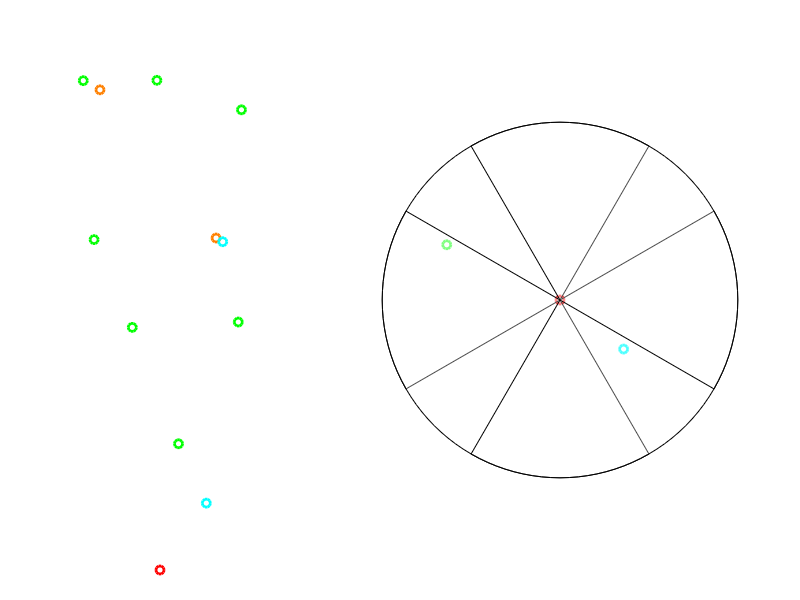

Source code (MATLAB):
function sim_world()
    
    % initialize interface
    interface = init_interface();
    
    % ******************* initialize object properties *******************
    dt = 0.05;              % (s) time resolution
    
    % initialize road map
    road = init_road();
    
    % motion equation for ego and moving objects
    x_t = @(v,t,x_1) v.*t - road.x(end).*floor(x_1/road.x(end));
    
    % initialize ego
    ego = init_ego(x_t, road);
    
    % initialize standing objects
    stand_n_objects = 10;
    stand = init_stand(stand_n_objects,road);
    
    % initialize moving and oncoming objects
    mov_n_objects = 2;      % number of moving objects
    mov = init_mov_objects(mov_n_objects, 1,x_t,ego,road); % moving obj
    onc = init_mov_objects(mov_n_objects,-1,x_t,ego,road); % oncoming obj
    
    % initialize simulation animation variables
    [interface, road, ego, stand, mov, onc, road_tail] = ...
            init_plots(interface, road, ego, stand, mov, onc);
    %initialize simulation time
    t = 0; % (s) time
    while strcmp(get(interface.main_figure.f,'visible'),'on')
        [t, dt, road, ego, stand, mov, onc, road_tail] = ...
            simulation_run(t, dt, road, ego, stand, mov, onc, road_tail);
    end
    
    output_sim_data(interface,road,ego,stand,mov,onc) 
    
    % *********************** function definitions ***********************
    
    function [t, dt, road, ego, stand, mov, onc, road_tail] =...
            simulation_run(t, dt, road, ego, stand, mov, onc, road_tail)
        % update common variables
        ego_x =  ego.x(t,ego.x_1);
        ego_y =  ego.y(ego_x);
        mov_x =  mov.x(t,mov.x_1);
        mov_y =  mov.y(mov_x);
        onc_x =  onc.x(t,onc.x_1);
        onc_y =  onc.y(onc_x);
        road_x = road.x + ego.x_1-road_tail;
        road_y = road.y(road_x);
        
        % ************************* static axes *************************
        
        % update static axes
        set(ego.m.static,'xData',ego_y,'yData',ego_x)
        ego.x_1 = ego.x(t,0);
        set(mov.m.static,'xData',mov_y,'yData',mov_x)
        mov.x_1 = mov.x(t,0);
        set(onc.m.static,'xData',onc_y,'yData',onc_x)
        onc.x_1 = onc.x(t,0);
        
        % ************************* dynamic axes *************************
        
        % update dynamic varibles
        [road_x,road_y,theta] = dynamic_transform_coordinates(...
            road_x,road_y,ego.x_1,ego.y(ego.x_1));
        % shift standing objects for smoother rendering
        s_shift = road.x(end)*((ego_x-stand.x) > road.x(round(end/2))) +... 
                 -road.x(end)*((stand.x-ego_x) > road.x(round(end/2)));
        [stand_x,stand_y] = dynamic_transform_coordinates(...
            stand.x+s_shift,stand.y,ego_x,ego_y, theta);
        % transform moving object corrdinates
        m_shift = road.x(end)*((ego_x-mov_x) > road.x(round(end/2))) +... 
                 -road.x(end)*((mov_x-ego_x) > road.x(round(end/2)));
        [mov_x,mov_y] = dynamic_transform_coordinates(...
            mov_x+m_shift,mov_y,ego_x,ego_y, theta);
        % transform oncoming object corrdinates
        o_shift = road.x(end)*((ego_x-onc_x) > road.x(round(end/2))) +... 
                 -road.x(end)*((onc_x-ego_x) > road.x(round(end/2)));
        [onc_x,onc_y] = dynamic_transform_coordinates(...
            onc_x+o_shift,onc_y,ego_x,ego_y, theta);
        
        % update dynamic axes
        set(road.m.dynamic, 'xData',road_y, 'yData',road_x)
        set(stand.m.dynamic,'xData',stand_y,'ydata',stand_x);
        set(mov.m.dynamic,  'xData',mov_y,  'yData',mov_x)
        set(onc.m.dynamic,  'xData',onc_y,  'yData',onc_x)
        
        % increment time
        t = t + dt;
        pause(dt)
    end
    
    function obj = init_road()
        obj = [];              % road properties
        obj.T = 80;            % (m) road periodicity
        obj.x = 0:0.2:240;     % (m) road x array
        obj.y = @(x) ...       % (m) road y array
            obj.T/2*sin(2*pi/obj.T*x).*cos(2*pi/obj.T/3*x);
    end
    
    function obj = init_ego(x_t, road)
       obj = [];                % ego properties
        obj.v = 5;              % (m/s) ego speed
        obj.x = @(t,x_1) x_t(obj.v,t,x_1); % (m) ego x position;
        obj.y = @(x) road.y(x); % (m) ego y position
        obj.x_1 = 0;            % (m) ego's last x
        % set sensor field od view properties
        obj.sensor.n = 4;              % number of sensors
        obj.sensor.fov.range = 80;     % sensor range
        obj.sensor.fov.theta = 150;    % sensor angular range
        % initialize sensors
        obj.sensor.theta(1:obj.sensor.n) =... % sensor orientation
            45 + 360/obj.sensor.n*(1:obj.sensor.n);
        obj.sensor.fov.draw.s = ...    % sensor drawing parameter
            (-0.5:0.02:0.5)'*obj.sensor.fov.theta;
        % initialize sensor specific coverage circles
        for jj = 1 : obj.sensor.n
            obj.sensor.fov.draw.circ{jj} = obj.sensor.fov.range*...
                [[0, 0];...
                [cosd(obj.sensor.fov.draw.s+obj.sensor.theta(jj)),...
                sind(obj.sensor.fov.draw.s+obj.sensor.theta(jj))];...
                [0, 0]];
        end 
    end

    function obj = init_stand(n,road)
        % range for standing objects
        rg_x = [min(road.x) max(road.x)]; 
        rg_y = [-1 1]*road.T ;
        obj = []; % standing (static) objects properties
        % randomly generate standing object positions
        obj.x = rand(n,1)*diff(rg_x) + rg_x(1);
        obj.y = rand(n,1)*diff(rg_y) + rg_y(1); 
    end
    
    function obj = init_mov_objects(n, direction, x_t, ego, road)        
        % moving objects
        obj = [];               % moving object properties
        obj.v = direction*ego.v*1.5*rand(n,1); % (m/s) moving object speed
        obj.t0 = ...            % random starting position
            rand(n,1)*diff(road.x([1 end]))./obj.v;
        obj.x = @(t,x_1)...     % (m) moving object x position;
            x_t(obj.v,t+obj.t0,x_1); 
        obj.y = @(x) road.y(x); % (m) moving object y position
        obj.x_1 = zeros(n,1); % (m) moving object last x
    end
    
    function [x,y,theta] = dynamic_transform_coordinates(...
            x,y,x_ref,y_ref,theta)
        % rotation matrix
        r = @(x,y,t) [x(:),y(:)]*[cos(t) -sin(t);...
                                  sin(t)  cos(t)];
        % rmove offset
        x = x - x_ref;
        y = y - y_ref;
        
        if nargin  < 5
            %find root
            [~,i_root] = min(abs(x));

            % calculate rotation angle
            dx = x(i_root+1) - x(i_root);
            dy = y(i_root+1) - y(i_root);
            theta = atan2(dy,dx);
        end
        
        % apply rotation
        xy = r(x,y,theta);
        
        % return results
        x = xy(:,1);
        y = xy(:,2);
        
    end

    function [interface, road, ego, stand, mov, onc, road_tail] =...
            init_plots(interface, road, ego, stand, mov, onc)
        set(interface.main_figure.ax_static,... % dynamic axes limits
            'xlim', [-1 1]*road.T/2,...
            'ylim', [road.x(1) road.x(end)]);
        set(interface.main_figure.ax_dynamic,...% dynamic axes limits
            'xlim', [-1 1]*(ego.sensor.fov.range + 10),...
            'ylim', [-1 1]*(ego.sensor.fov.range + 10));
        road_tail = road.x(round(end/2));       % (m) road tail behind ego

        % initialze common variables
        r_x = road.x;           % road x array
        r_y = road.y(r_x);      % road y array

        e_x = ego.x(0,ego.x_1); % ego x position
        e_y = ego.y(e_x);       % ego y position

        m_x = mov.x(0,mov.x_1); % moving obect x position
        m_y = mov.y(m_x);       % moving object y position

        o_x = onc.x(0,onc.x_1); % oncoming object x position
        o_y = onc.y(o_x);       % oncoming object y position

        % static axes plots
        road.m.static = plot(interface.main_figure.ax_static,...
            r_y, r_x,'w','linewidth',2);
        ego.m.static =  plot(interface.main_figure.ax_static,...
            e_y,e_x,'or','linewidth',2);
        stand.m.static = plot(interface.main_figure.ax_static,...
            stand.y, stand(1).x,'og','linewidth',2);
        mov.m.static =  plot(interface.main_figure.ax_static,...
            m_y,m_x,'o','color',[1 0.5 0],'linewidth',2);
        onc.m.static =  plot(interface.main_figure.ax_static,...
            o_y,o_x,'oc','linewidth',2);

        % dynamic axes transformations
        % transform road coordinates
        [r_x,r_y,th] = dynamic_transform_coordinates(...
            r_x,r_y,e_x,e_y);
        % transform standing object coordinates
        [s_x,s_y] = dynamic_transform_coordinates(...
                stand.x,stand.y,e_x,e_y, th);
        % transform moving object corrdinates
        [m_x,m_y] = dynamic_transform_coordinates(...
                m_x,m_y,e_x,e_y, th);
        % transform oncoming object corrdinates
        [o_x,o_y] = dynamic_transform_coordinates(...
                o_x,o_y,e_x,e_y, th);

        % dynamic axes plots
        road.m.dynamic = plot(interface.main_figure.ax_dynamic,...
            r_y,r_x,'w','linewidth',2);
        ego.m.dynamic =  plot(interface.main_figure.ax_dynamic,...
            0,0,'or','linewidth',2);
        stand.m.dynamic = plot(interface.main_figure.ax_dynamic,...
            s_y,s_x,'og','linewidth',2);
        mov.m.dynamic =  plot(interface.main_figure.ax_dynamic,...
            m_x,m_y,'o','color',[1 0.5 0],'linewidth',2);
        onc.m.dynamic =  plot(interface.main_figure.ax_dynamic,...
            o_x,o_y,'oc','linewidth',2);

        % draw sensor FoV
        for ii = 1 : ego.sensor.n
            ego.sensor.m(ii) = patch(...
                ego.sensor.fov.draw.circ{ii}(:,1),...
                ego.sensor.fov.draw.circ{ii}(:,2),...
                'w','FaceAlpha',.3);
        end
    end

    % ***************************** interface *****************************
    
    function interface = init_interface()
        interface = [];
        interface.colors.background      = [1 1 1]*0.25;
        interface.colors.plot_background = [1 1 1]*0.4;
        interface.colors.plot_lines      = [1 1 1]*1;
        interface.main_figure.f = figure(...
            'color',interface.colors.background,...
            'position',[1080 30 800 900],... %[450 80 1080 720]
            'CloseRequestFcn',@f_CloseRequestFcn);
        interface.main_figure.ax_static = axes(...
            'position',[0.05 0.05 0.3 0.9],...
            'color',interface.colors.plot_background,...
            'xcolor',interface.colors.plot_lines,...
            'ycolor',interface.colors.plot_lines);
        axis image
        hold on
        grid on
        interface.main_figure.ax_dynamic = axes(...
            'position',[0.45 0.05 0.5 0.9],...
            'color',interface.colors.plot_background,...
            'xcolor',interface.colors.plot_lines,...
            'ycolor',interface.colors.plot_lines);
        axis image
        hold on
        grid on
    end
    
    function output_sim_data(interface,road,ego,stand,mov,onc)
        sim_world_data.road = road;
        sim_world_data.ego = ego;
        sim_world_data.stand = stand;
        sim_world_data.mov = mov;
        sim_world_data.onc = onc;
        sim_world_data.interface = interface;
        assignin('base','sim_world_data',sim_world_data)
    end

    function f_CloseRequestFcn(source,eventData)
        set(source,'visible','off')
    end
    
end
